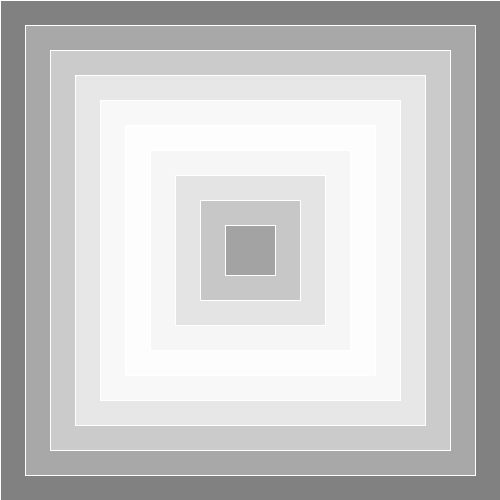
Frame 1 (no input)
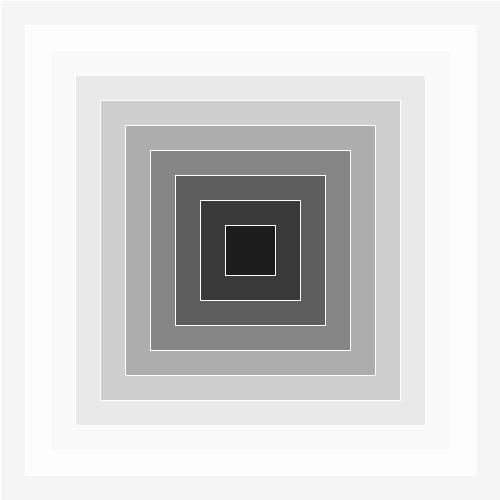
Frame 60 (the mouse pressed at the canvas centre just before this capture)
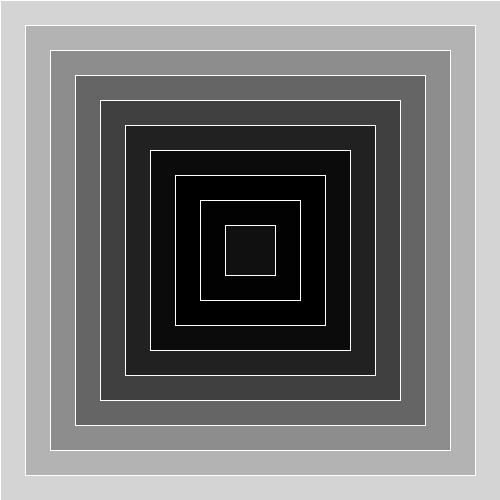
Frame 120 (the mouse held since frame 60 and released just before this capture)

The Processing sketch that drew these frames (run headless with seeded random() and noise(); from frame 60 on, the mouse is pressed at the canvas centre):

// Processing sketch: sketch_170602b
// ── sketch_170602b.pde
int ns = 10;
float dx = 25;

float t;

void setup() {
  size(500, 500);
}

void draw() {
  t++;

  background(0);
  stroke(255);
  for (int i = 0; i < ns; i++) {
    fill(127 + 127 * sin(t * 0.02 + i * PI/ns));
    rect(dx * i, dx * i, width - 2 * dx * i, height - 2 * dx * i);
  }
}
